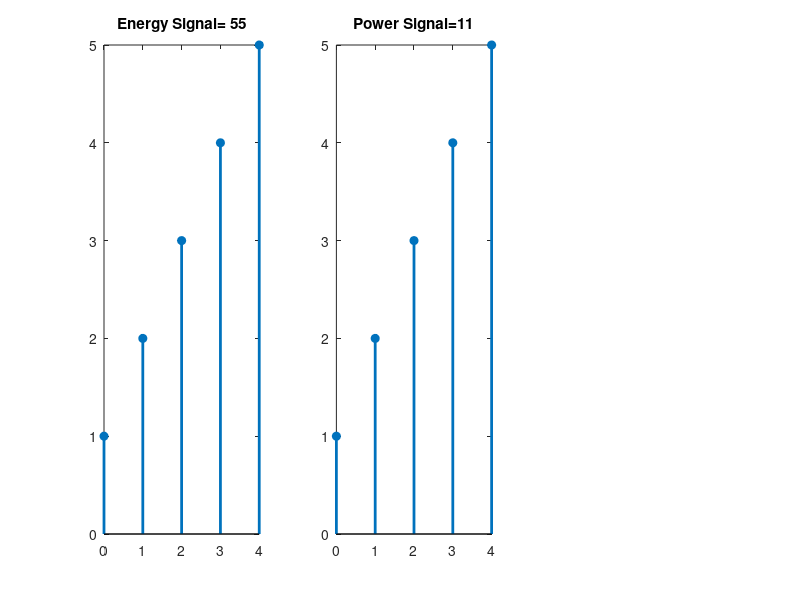

MATLAB code for this plot:
clc;
close all;
clear all;

x1=[1 2 3 4 5]
Ene=sum(abs(x1).^2);

subplot(1,3,1);
stem(0:length(x1)-1,x1,'filled','LineWidth',2);
title(['Energy Signal= ',num2str(Ene)]);

N1=length(x1);
pow=(1/N1)*Ene;

subplot(1,3,2);
stem(0:length(x1)-1,x1,'filled','LineWidth',2);
title(['Power Signal=' ,num2str(pow)]);
